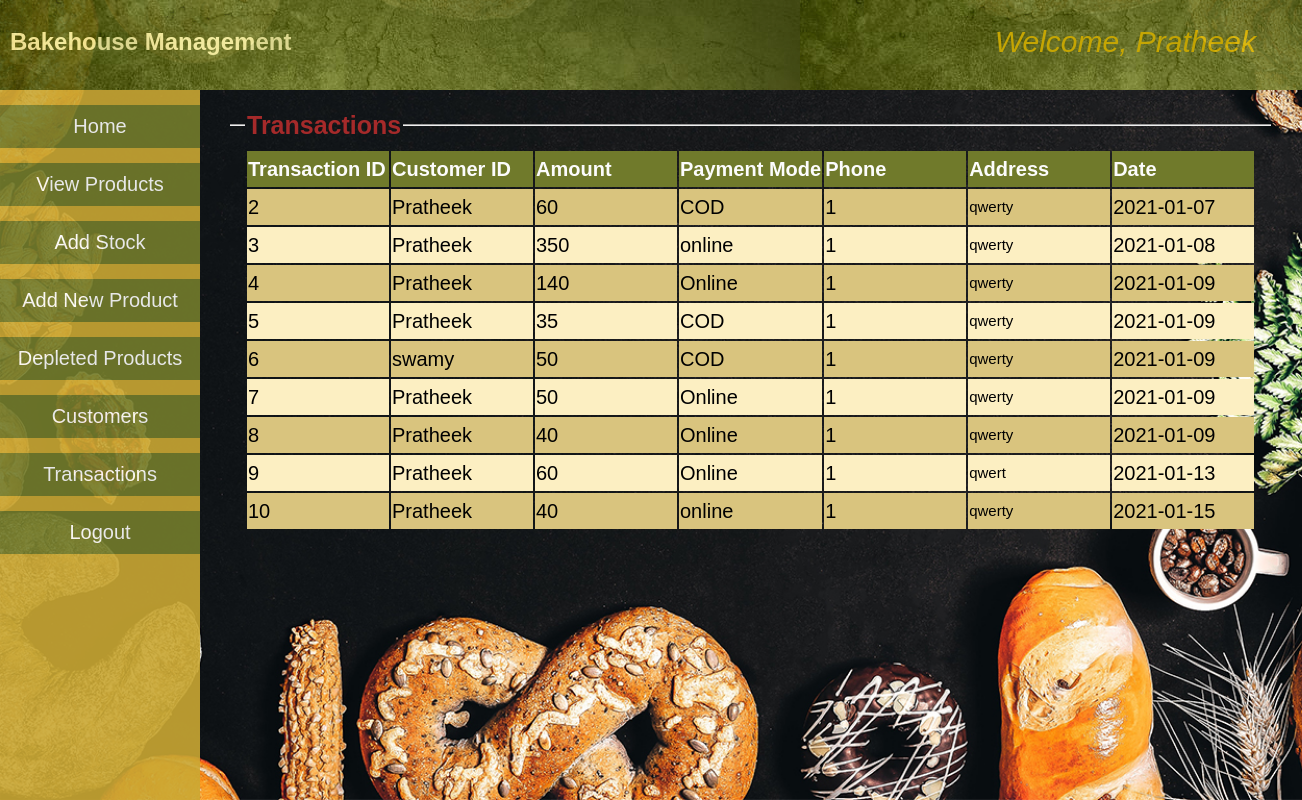
Page /transactions.php (signed in) on the committed database.
### tables this page shows
CREATE TABLE `transaction` (
  `transaction_id` int(11) NOT NULL,
  `customer_id` varchar(20) DEFAULT NULL,
  `transaction_amount` int(11) DEFAULT NULL,
  `payment` varchar(20) DEFAULT NULL,
  `phone` varchar(10) DEFAULT NULL,
  `address` varchar(100) DEFAULT NULL,
  `date` varchar(20) NOT NULL
);

### transactions.php (the view, shortened to what this page needs)
<!DOCTYPE html>
<html>
<head>
	<link rel='stylesheet' href="css/style.css">
</head>
<body>
	<div class="topStyle">
		<h2 style="color:#f2ed9d;">Bakehouse Management</h2>
		<a class='userNameDisplay'>Welcome, <?php echo $_SESSION['loginUser']; ?></a>
	</div>
	<div class='sidebar'>
		<button onclick="location.href='adminHome.php'">Home</button>
		<button onclick="location.href='viewProducts.php'">View Products</button>
		<button onclick="location.href='addStock.php'">Add Stock</button>
		<button onclick="location.href='addProduct.php'">Add New Product</button>
		<button onclick="location.href='depleted.php'">Depleted Products</button>
		<button onclick="location.href='customers.php'">Customers</button>
		<button onclick="location.href='transactions.php'">Transactions</button>
		<button onclick="location.href='logout.php'">Logout</button>
	</div>
<div class='container'>
	<fieldset><legend><b>Transactions</b></legend>
		<table class='tableLarge'><tr><th>Transaction ID</th><th>Customer ID</th><th>Amount</th><th>Payment Mode</th><th>Phone</th><th>Address</th><th>Date</th></tr>
		<?php
			$conn=mysqli_connect("localhost","root","","wholesale");
			$sql="select * from transaction";
			$result=mysqli_query($conn,$sql);
			while($row=mysqli_fetch_assoc($result)){
				echo "<tr><td>".$row['transaction_id']."</td><td>".$row['customer_id']."</td><td>".$row['transaction_amount']."</td><td>".$row['payment']."</td><td>".$row['phone']."</td><td style='font-size: 15px;'>".$row['address']."</td><td>".$row['date']."</td></tr>";
			}
			echo "</table><br>";
		?>
	</fieldset>
</div>
</body>
</html>

### css/style.css (style rules this page uses)
.topStyle { top:0; padding:10px; position:fixed; left:0; height:70px; width:100%; background-image:url("top-bg1.jpg"); background-color: #303030; z-index: 10; opacity:0.9; }
.sidebar { display: block; position:fixed; margin-top:70px; top:20px; left:0; padding-top:15px; width:200px; height:100%; background-color: #caa833; z-index:5; opacity:0.9; }
.container { position:absolute; margin-top: 70px; margin-left:200px; margin-right:0; padding: 30px 20px 20px 20px; z-index: 1; }
.container table { text-align:left; font-style:normal; }
.container table td { vertical-align:top; }
.container table tr:nth-child(odd) { background-color: #fcefc2; }
.container table tr:nth-child(even) { background-color: #d9c47e; }
.container table th { min-width:13em; color:#fcfcfc; background-color: #707a2b; }
.container .tableLarge th { min-width: 7em; }
.container fieldset { min-height: 200px; min-width:30em; font-size: 20px; font-style:italic; line-height: 1.7em; border-left:none; border-right:none; border-bottom:none; }
.container fieldset legend { font-size: 25px; color:brown; font-style:normal; }
.sidebar button { text-decoration: none; border:none; background-color: #747d2c; padding:10px; height:20px auto; font-size: 20px; cursor:pointer; width:200px; margin-bottom:15px; color:white; }
.userNameDisplay { top:30px; right:5%; position:absolute; color:#d9b500; font-style:italic; font-size: 30px; }
body { top:0; left:0; background-color: #fcfcfc; font-family:sans-serif; line-height: 1.5em; }
body { background-image:url("e.jpg"); background-size:cover; background-repeat: no-repeat; background-attachment: fixed; }

### rows in the picture
transaction: transaction_id "2", customer "Pratheek", transaction_amount "60", payment "COD", phone "1", address "qwerty", date "2021-01-07"
transaction: transaction_id "3", customer "Pratheek", transaction_amount "350", payment "online", phone "1", address "qwerty", date "2021-01-08"
transaction: transaction_id "4", customer "Pratheek", transaction_amount "140", payment "Online", phone "1", address "qwerty", date "2021-01-09"
transaction: transaction_id "5", customer "Pratheek", transaction_amount "35", payment "COD", phone "1", address "qwerty", date "2021-01-09"
transaction: transaction_id "6", customer "swamy", transaction_amount "50", payment "COD", phone "1", address "qwerty", date "2021-01-09"
transaction: transaction_id "7", customer "Pratheek", transaction_amount "50", payment "Online", phone "1", address "qwerty", date "2021-01-09"
transaction: transaction_id "8", customer "Pratheek", transaction_amount "40", payment "Online", phone "1", address "qwerty", date "2021-01-09"
transaction: transaction_id "9", customer "Pratheek", transaction_amount "60", payment "Online", phone "1", address "qwert", date "2021-01-13"
transaction: transaction_id "10", customer "Pratheek", transaction_amount "40", payment "online", phone "1", address "qwerty", date "2021-01-15"

### other values in the picture
$_SESSION['loginUser'] "Pratheek"
